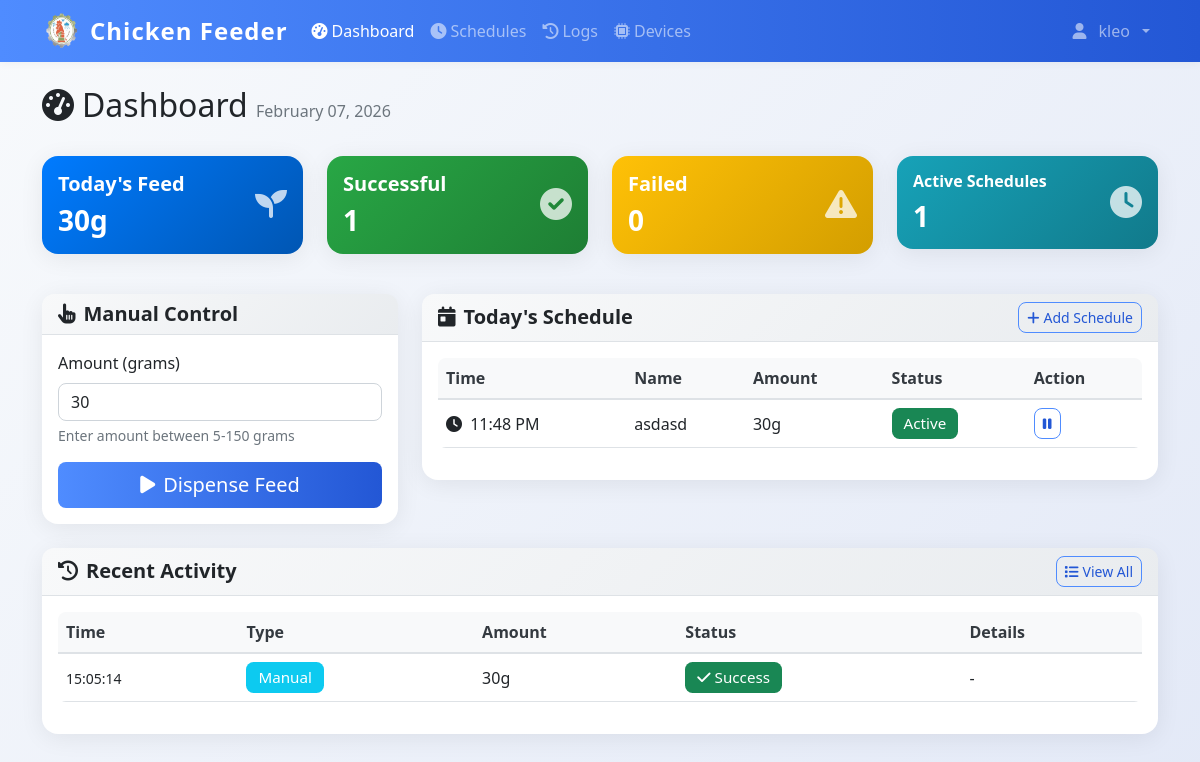
/dashboard (signed in), run on an earlier commit of the app's database.
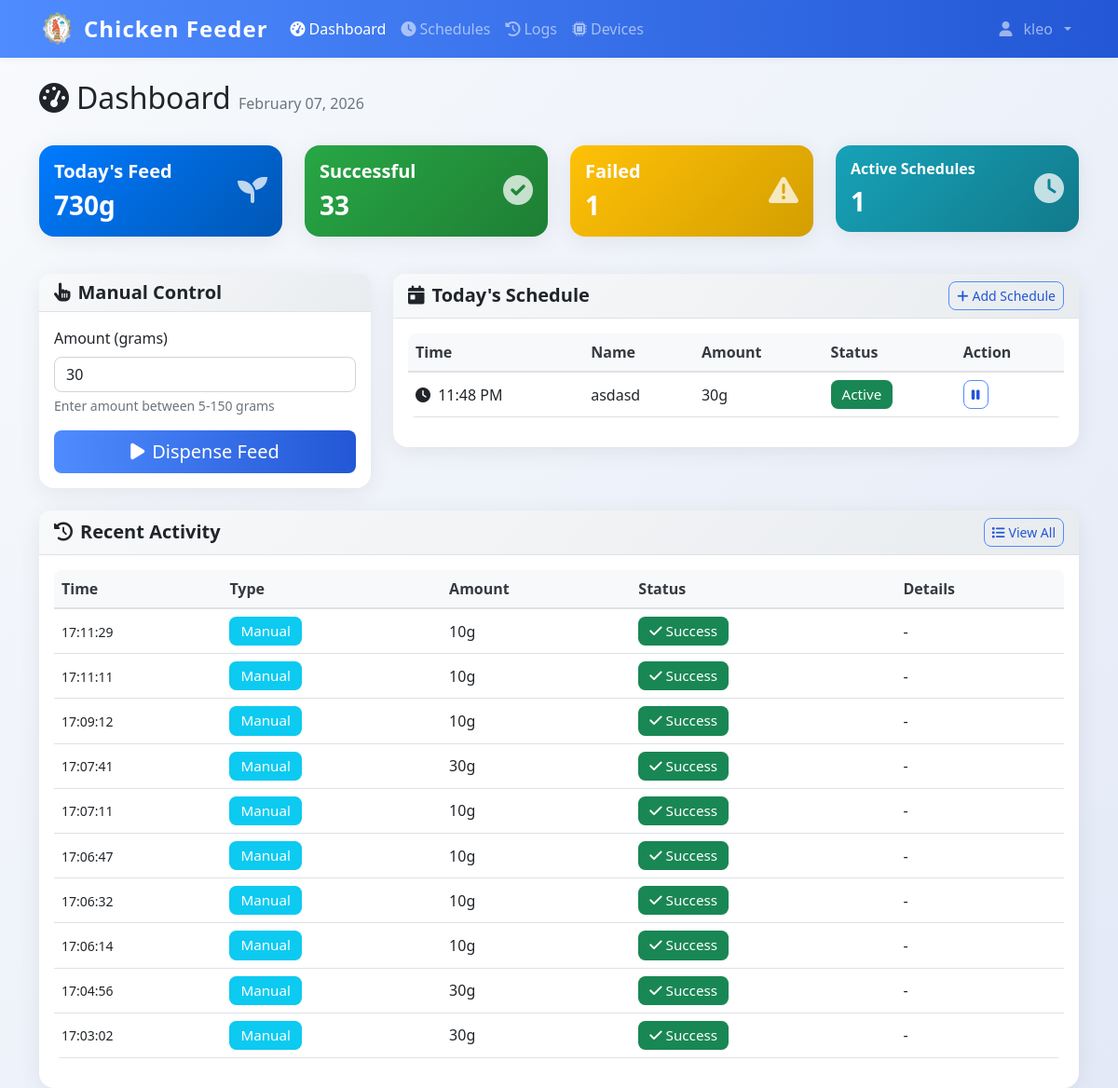
And on a later commit of the database.
### models.py (models this page shows)
class User(UserMixin, db.Model):
    id = db.Column(db.Integer, primary_key=True)
    username = db.Column(db.String(80), unique=True, nullable=False)
    email = db.Column(db.String(120), unique=True, nullable=False)
    password_hash = db.Column(db.String(120), nullable=False)
    iot_device_url = db.Column(db.String(255), nullable=True)  # e.g., 'http://192.168.1.100:5000' or 'pi_klei'
    is_admin = db.Column(db.Boolean, default=True)
    created_at = db.Column(db.DateTime, default=datetime.utcnow)

class FeedSchedule(db.Model):
    id = db.Column(db.Integer, primary_key=True)
    name = db.Column(db.String(100), nullable=False)
    feed_time = db.Column(db.Time, nullable=False)
    amount_grams = db.Column(db.Integer, nullable=False)
    is_active = db.Column(db.Boolean, default=True)
    created_by = db.Column(db.Integer, db.ForeignKey('user.id'), nullable=False)
    created_at = db.Column(db.DateTime, default=datetime.utcnow)
    user = db.relationship('User', backref=db.backref('schedules', lazy=True))

class DispenseLog(db.Model):
    id = db.Column(db.Integer, primary_key=True)
    timestamp = db.Column(db.DateTime, default=datetime.utcnow, nullable=False)
    amount_grams = db.Column(db.Integer, nullable=False)
    trigger_type = db.Column(db.String(20), nullable=False)
    schedule_id = db.Column(db.Integer, db.ForeignKey('feed_schedule.id'), nullable=True)
    status = db.Column(db.String(20), default='success')
    error_message = db.Column(db.Text, nullable=True)
    image_path = db.Column(db.String(255), nullable=True)  # Path to captured feed image
    pellet_count = db.Column(db.Integer, nullable=True)  # Number of pellets detected in image
    grams_detected = db.Column(db.Float, nullable=True)  # Estimated grams of pellets in feeder
    grams_dispensed = db.Column(db.Integer, nullable=True)  # Actual amount dispensed by servo
    triggered_by = db.Column(db.Integer, db.ForeignKey('user.id'), nullable=True)
    schedule = db.relationship('FeedSchedule', backref=db.backref('dispense_logs', lazy=True))
    user = db.relationship('User', backref=db.backref('dispense_logs', lazy=True))

### app.py (the view)
@app.route('/dashboard', methods=['GET', 'POST'])
@login_required
def dashboard():
    today_schedules = FeedSchedule.query.filter_by(created_by=current_user.id, is_active=True).order_by(FeedSchedule.feed_time).all()
    today_start = datetime.now().replace(hour=0, minute=0, second=0, microsecond=0)
    today_logs = DispenseLog.query.filter(
        DispenseLog.timestamp >= today_start,
        DispenseLog.triggered_by == current_user.id
    ).order_by(DispenseLog.timestamp.desc()).all()
    total_today = sum(log.amount_grams for log in today_logs if log.status == 'success')
    return render_template('dashboard.html',
                         schedules=today_schedules,
                         logs=today_logs,
                         total_today=total_today)

### templates/dashboard.html (shortened to what this page needs)
{% extends "base.html" %}
{% block content %}
<div class="container mt-4">
    <div class="row mb-4">
    <div class="col">
        <h1 class="h2">
            <i class="fas fa-tachometer-alt me-2"></i>Dashboard
            <span class="text-muted fs-6">{{ datetime.now().strftime('%B %d, %Y') }}</span>
        </h1>
    </div>
</div>
<div class="row mb-4">
    <div class="col-md-3 mb-3">
        <div class="card bg-primary text-white">
            <div class="card-body">
                <div class="d-flex justify-content-between">
                    <div>
                        <h5 class="card-title">Today's Feed</h5>
                        <h3 class="mb-0" id="total-today">{{ total_today }}g</h3>
                    </div>
                    <div class="align-self-center">
                        <i class="fas fa-seedling fa-2x opacity-75"></i>
                    </div>
                </div>
            </div>
        </div>
    </div>
    <div class="col-md-3 mb-3">
        <div class="card bg-success text-white">
            <div class="card-body">
                <div class="d-flex justify-content-between">
                    <div>
                        <h5 class="card-title">Successful</h5>
                        <h3 class="mb-0" id="successful-today">{{ logs|selectattr('status', 'equalto', 'success')|list|length }}</h3>
                    </div>
                    <div class="align-self-center">
                        <i class="fas fa-check-circle fa-2x opacity-75"></i>
                    </div>
                </div>
            </div>
        </div>
    </div>
    <div class="col-md-3 mb-3">
        <div class="card bg-warning text-white">
            <div class="card-body">
                <div class="d-flex justify-content-between">
                    <div>
                        <h5 class="card-title">Failed</h5>
                        <h3 class="mb-0" id="failed-today">{{ logs|selectattr('status', 'equalto', 'failure')|list|length }}</h3>
                    </div>
                    <div class="align-self-center">
                        <i class="fas fa-exclamation-triangle fa-2x opacity-75"></i>
                    </div>
                </div>
            </div>
        </div>
    </div>
    <div class="col-md-3 mb-3">
        <div class="card bg-info text-white">
            <div class="card-body">
                <div class="d-flex justify-content-between">
                    <div>
                        <h5 class="card-title fs-6">Active Schedules</h5>
                        <h3 class="mb-0">{{ schedules|selectattr('is_active')|list|length }}</h3>
                    </div>
                    <div class="align-self-center">
                        <i class="fas fa-clock fa-2x opacity-75"></i>
                    </div>
                </div>
            </div>
        </div>
    </div>
</div>
<div class="row">
    <div class="col-lg-4 mb-4">
        <div class="card">
            <div class="card-header">
                <h5 class="card-title mb-0">
                    <i class="fas fa-hand-pointer me-2"></i>Manual Control
                </h5>
            </div>
            <div class="card-body">
                <form id="manual-dispense-form">
                    <div class="mb-3">
                        <label for="amount" class="form-label">Amount (grams)</label>
                        <input type="number" class="form-control" id="amount" min="5" max="150" value="30" required>
                        <div class="form-text">Enter amount between 5-150 grams</div>
                    </div>
                    <div class="d-grid">
                        <button type="submit" class="btn btn-primary btn-lg" id="dispense-btn">
                            <i class="fas fa-play me-2"></i>Dispense Feed
                        </button>
                    </div>
                </form>
            </div>
        </div>
    </div>
    <div class="col-lg-8 mb-4">
        <div class="card">
            <div class="card-header d-flex justify-content-between align-items-center">
                <h5 class="card-title mb-0">
                    <i class="fas fa-calendar-day me-2"></i>Today's Schedule
                </h5>
                <a href="{{ url_for('schedules') }}" class="btn btn-outline-primary btn-sm">
                    <i class="fas fa-plus me-1"></i>Add Schedule
                </a>
            </div>
            <div class="card-body">
                {% if schedules %}
                <div class="table-responsive">
                    <table class="table table-hover">
                        <thead>
                            <tr>
                                <th>Time</th>
                                <th>Name</th>
                                <th>Amount</th>
                                <th>Status</th>
                                <th>Action</th>
                            </tr>
                        </thead>
                        <tbody>
                            {% for schedule in schedules %}
                            <tr>
                                <td>
                                    <i class="fas fa-clock me-1"></i>
                                    {{ schedule.feed_time.strftime('%I:%M %p') }}
                                </td>
                                <td>{{ schedule.name }}</td>
                                <td>{{ schedule.amount_grams }}g</td>
                                <td>
                                    {% if schedule.is_active %}
                                        <span class="badge bg-success">Active</span>
                                    {% else %}
                                        <span class="badge bg-secondary">Inactive</span>
                                    {% endif %}
                                </td>
                                <td>
                                    <button class="btn btn-sm btn-outline-primary"
                                            onclick="toggleSchedule({{ schedule.id }})">
                                        {% if schedule.is_active %}
                                            <i class="fas fa-pause"></i>
                                        {% else %}
                                            <i class="fas fa-play"></i>
                                        {% endif %}
                                    </button>
                                </td>
                            </tr>
                            {% endfor %}
                        </tbody>
                    </table>
                </div>
                {% endif %}
            </div>
        </div>
    </div>
</div>
<div class="row">
    <div class="col-12">
        <div class="card">
            <div class="card-header d-flex justify-content-between align-items-center">
                <h5 class="card-title mb-0">
                    <i class="fas fa-history me-2"></i>Recent Activity
                </h5>
                <a href="{{ url_for('logs') }}" class="btn btn-outline-primary btn-sm">
                    <i class="fas fa-list me-1"></i>View All
                </a>
            </div>
            <div class="card-body">
                {% if logs %}
                <div class="table-responsive">
                    <table class="table table-hover">
                        <thead>
                            <tr>
                                <th>Time</th>
                                <th>Type</th>
                                <th>Amount</th>
                                <th>Status</th>
                                <th>Details</th>
                            </tr>
                        </thead>
                        <tbody>
                            {% for log in logs[:10] %}
                            <tr>
                                <td>
                                    <small>{{ log.timestamp.strftime('%H:%M:%S') }}</small>
                                </td>
                                <td>
                                    {% if log.trigger_type == 'manual' %}
                                        <span class="badge bg-info">Manual</span>
                                    {% else %}
                                        <span class="badge bg-primary">Scheduled</span>
                                    {% endif %}
                                </td>
                                <td>{{ log.amount_grams }}g</td>
                                <td>
                                    {% if log.status == 'success' %}
                                        <span class="badge bg-success">
                                            <i class="fas fa-check me-1"></i>Success
                                        </span>
                                    {% else %}
                                        <span class="badge bg-danger">
                                            <i class="fas fa-times me-1"></i>Failed
                                        </span>
                                    {% endif %}
                                </td>
                                <td style="max-width: 300px;">
                                    {% if log.schedule %}
                                        {{ log.schedule.name }}
                                    {% elif log.error_message %}
                                        <small class="text-danger" title="{{ log.error_message }}" style="cursor: help;">
                                            {{ log.error_message[:100] }}{% if log.error_message|length > 100 %}...{% endif %}
                                        </small>
                                    {% else %}
                                        -
                                    {% endif %}
                                </td>
                            </tr>
                            {% endfor %}
                        </tbody>
                    </table>
                </div>
                {% else %}
                <div class="text-center text-muted py-4">
                    <i class="fas fa-history fa-3x mb-3"></i>
                    <p>No activity today</p>
                </div>
                {% endif %}
            </div>
        </div>
    </div>
</div>
</div>
{% endblock %}

### templates/base.html (shortened to what this page needs)
<!DOCTYPE html>
<html lang="en">
<head>
    <link href="https://cdn.jsdelivr.net/npm/bootstrap@5.1.3/dist/css/bootstrap.min.css" rel="stylesheet">
    <link href="https://cdnjs.cloudflare.com/ajax/libs/font-awesome/6.0.0/css/all.min.css" rel="stylesheet">
    <link href="{{ url_for('static', filename='css/style.css') }}" rel="stylesheet">
</head>
<body>
    {% if current_user.is_authenticated %}
    <nav class="navbar navbar-expand-lg navbar-dark bg-primary">
        <div class="container">
            <div class="d-flex align-items-center gap-2">
                <img src="{{ url_for('static', filename='img/chicken-logo.png') }}" alt="Logo" style="width:40px;height:40px;" >
                <a class="navbar-brand" href="{{ url_for('dashboard') }}">
                   Chicken Feeder
                </a>
            </div>
            <div class="collapse navbar-collapse" id="navbarNav">
                <ul class="navbar-nav me-auto">
                    <li class="nav-item">
                        <a class="nav-link {% if request.endpoint == 'dashboard' %}active{% endif %}"
                           href="{{ url_for('dashboard') }}">
                            <i class="fas fa-tachometer-alt me-1"></i>Dashboard
                        </a>
                    </li>
                    <li class="nav-item">
                        <a class="nav-link {% if request.endpoint in ['schedules', 'add_schedule'] %}active{% endif %}"
                           href="{{ url_for('schedules') }}">
                            <i class="fas fa-clock me-1"></i>Schedules
                        </a>
                    </li>
                    <li class="nav-item">
                        <a class="nav-link {% if request.endpoint == 'logs' %}active{% endif %}"
                           href="{{ url_for('logs') }}">
                            <i class="fas fa-history me-1"></i>Logs
                        </a>
                    </li>
                    <li class="nav-item">
                        <a class="nav-link {% if request.endpoint in ['devices', 'add_device'] %}active{% endif %}"
                           href="{{ url_for('devices') }}">
                            <i class="fas fa-microchip me-1"></i>Devices
                        </a>
                    </li>
                </ul>
                <ul class="navbar-nav">
                    <li class="nav-item dropdown">
                        <a class="nav-link dropdown-toggle d-flex align-items-center gap-2" href="#" id="navbarDropdown" role="button"
                           data-bs-toggle="dropdown" aria-expanded="false">
                            <i class="fas fa-user me-1 "></i>{{ current_user.username }}
                        </a>
                    </li>
                </ul>
            </div>
        </div>
    </nav>
    {% endif %}
    <main class="container-fluid align-items-center">
        {% block content %}{% endblock %}
    </main>
</body>
</html>

What changed in the data, as far as the page shows it:
no longer on this page (row unchanged): DispenseLog: timestamp "15:05:14", trigger_type "Manual", amount_grams "30", status "success" (drawn)
added DispenseLog: timestamp "17:11:29", trigger_type "Manual", amount_grams "10", status "success" (drawn)
added DispenseLog: timestamp "17:11:11", trigger_type "Manual", amount_grams "10", status "success" (drawn)
added DispenseLog: timestamp "17:09:12", trigger_type "Manual", amount_grams "10", status "success" (drawn)
added DispenseLog: timestamp "17:07:41", trigger_type "Manual", amount_grams "30", status "success" (drawn)
added DispenseLog: timestamp "17:07:11", trigger_type "Manual", amount_grams "10", status "success" (drawn)
added DispenseLog: timestamp "17:06:47", trigger_type "Manual", amount_grams "10", status "success" (drawn)
added DispenseLog: timestamp "17:06:32", trigger_type "Manual", amount_grams "10", status "success" (drawn)
added DispenseLog: timestamp "17:06:14", trigger_type "Manual", amount_grams "10", status "success" (drawn)
added DispenseLog: timestamp "17:04:56", trigger_type "Manual", amount_grams "30", status "success" (drawn)
added DispenseLog: timestamp "17:03:02", trigger_type "Manual", amount_grams "30", status "success" (drawn)
Also different on the page:
{{ total_today }}: "30" → "730"
{{ logs|selectattr('status', 'equalto', 'success')|list|length }}: "1" → "33"
{{ logs|selectattr('status', 'equalto', 'failure')|list|length }}: "0" → "1"
